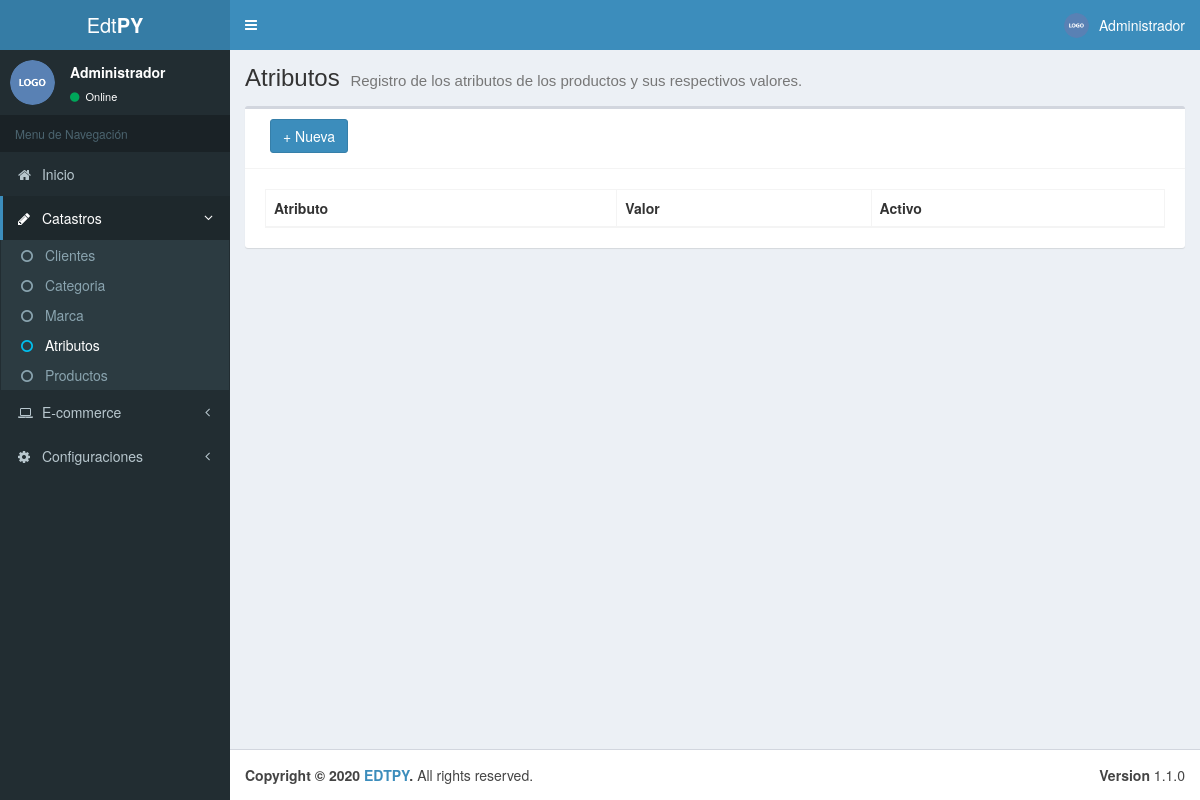
The page /admin/atributo.php (signed in) on the database as committed earlier.
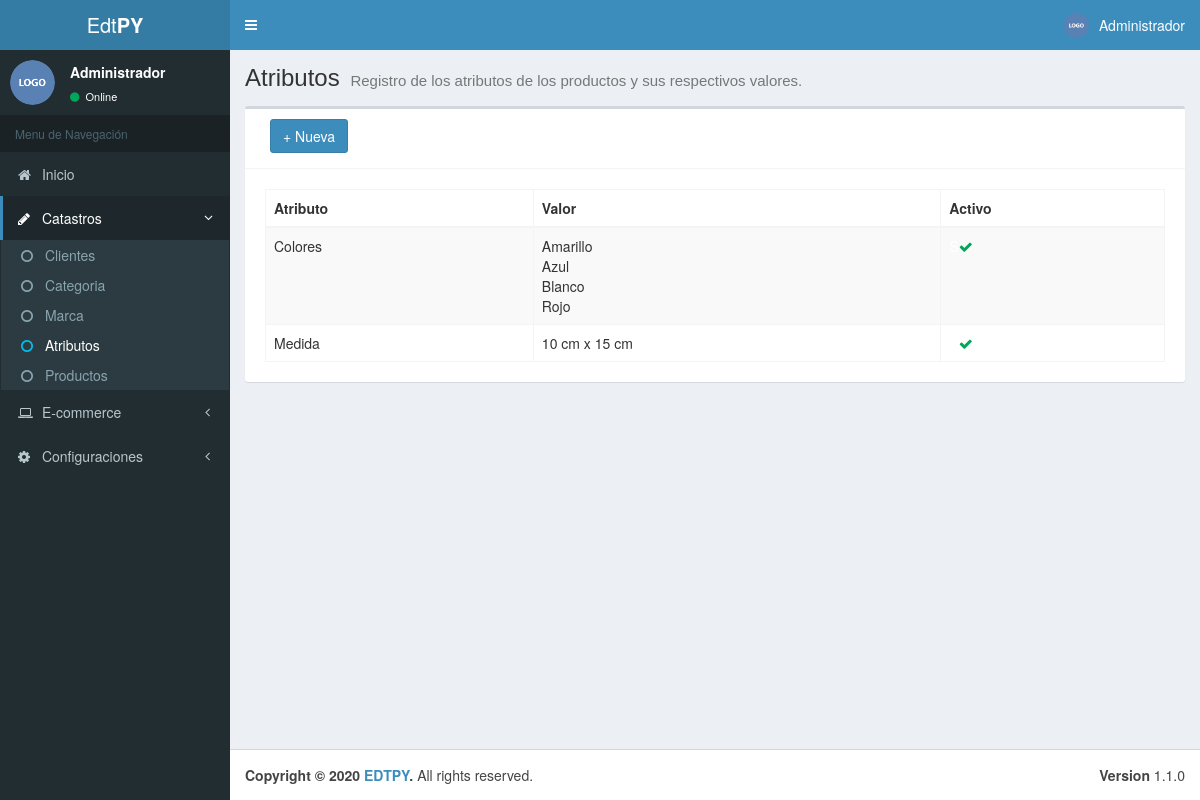
The same page on the database as committed later.
### tables this page shows
CREATE TABLE IF NOT EXISTS `tb_atributo` (
  `id` int(11) NOT NULL AUTO_INCREMENT,
  `nombre` varchar(80) NOT NULL,
  `activo` tinyint(1) NOT NULL,
  PRIMARY KEY (`id`)
);

CREATE TABLE IF NOT EXISTS `tb_atr_valor` (
  `id` int(11) NOT NULL AUTO_INCREMENT,
  `id_atributo` int(11) NOT NULL,
  `nombre` varchar(80) NOT NULL,
  `activo` tinyint(1) NOT NULL,
  PRIMARY KEY (`id`)
);

### admin/mods/server/atributo.php (called while the page is built, shortened)
<?php
	function getAllAtributos () {
		$connection = conn();
		$sql = "SELECT * FROM tb_atributo ORDER BY tb_atributo.nombre";
		$query = $connection->prepare($sql);
		$query->execute();
		if ($query->rowCount() > 0) {
			$result= $query->fetchAll();
		} else {
			$result = null;
		}
		return $result;
    }
	function getAtributosValores ($atributo) {
		$connection = conn();
		$sql = "SELECT tb_atr_valor.* FROM tb_atr_valor WHERE id_atributo = '$atributo' ORDER BY tb_atr_valor.nombre";
		$query = $connection->prepare($sql);
		$query->execute();
		if ($query->rowCount() > 0) {
			$result= $query->fetchAll();
		} else {
			$result = null;
		}
		return $result;
	}
?>

### admin/mods/objs/atributo.php (called while the page is built, shortened)
<?php
	include_once "mods/server/atributo.php";
    $atributos= getAllAtributos();
?>

### admin/atributo.php (the view, shortened to what this page needs)
<!DOCTYPE html>
<html>
<head>
	<?php include 'includes/head.php'; ?>
</head>
<body class="hold-transition skin-blue sidebar-mini">
	<div class="wrapper">
		<?php include 'includes/header.php'; ?>
		<?php include 'includes/aside.php'; ?>
		<?php include_once "mods/objs/atributo.php";?>
		<div class="content-wrapper">
			<section class="content-header">
				<h1>
					Atributos
					<small>Registro de los atributos de los productos y sus respectivos valores.</small>
				</h1>
			</section>
			<section class="content">
				<div class="box">
					<div class="box-header with-border">
						<div class="col-md-3 pull-left">
							<button id="btnAdd" type="button" class="btn btn-primary" data-toggle="modal" data-target="#AddModal" style="margin-bottom: 5px;">+ Nueva</button>
						</div>
					</div>
					<div class="box-body">
						<div class="box-body table-responsive">
							<table class="table table-striped table-bordered display nowra" id="tabladatos">
							<thead>
								<tr>
									<th>Atributo</th>
									<th>Valor</th>
									<th>Activo</th>
								</tr>
							</thead>
							<tbody>
								<?php
									if ($atributos != null) {
										foreach ($atributos as $row) {
											$valores = getAtributosValores($row['id']);
											$tableVlr = "";
											if ($valores != null) {
												foreach ($valores as $linea) {
													if ($tableVlr == "") {
														$tableVlr = $linea['id'].";".$linea['nombre'].";".$linea['activo'];
													} else {
														$tableVlr = $tableVlr."*".$linea['id'].";".$linea['nombre'].";".$linea['activo'];
													}
												}
											}
								?>
								<tr data-toggle="modal" data-target="#AltModal" data-codigo="<?php echo $row['id'];?>" data-nombre="<?php echo $row['nombre'];?>" data-activo="<?php echo $row['activo'];?>" data-valores="<?php echo $tableVlr;?>">
									<td><?php echo $row['nombre'];?></td>
									<td>
									<?php
										$valores = getAtributosValores($row['id']);
										if ($valores != null) {
											foreach ($valores as $linea) {
												echo $linea['nombre']."<br>";
											}
										}
									?>
									</td>
									<td>
									<?php
										if ($row['activo'] == 1) {
											echo '<span style="color: white">S</span><i class="fa fa-check text-success"></i>';
										} else {
											echo '<span style="color: white">N</span><i class="fa fa-close text-danger"></i>';
										}
									?>
									</td>
								</tr>
								<?php }}?>
							</tbody>
							</table>
						</div>
					</div>
				</div>
			</section>
		</div>
		<?php include "includes/footer.php"; ?>
	</div>
</body>
</html>

### admin/includes/head.php (shortened to what this page needs)
<link rel="stylesheet" href="https://maxcdn.bootstrapcdn.com/bootstrap/3.3.7/css/bootstrap.min.css">
<link href="https://gitcdn.github.io/bootstrap-toggle/2.2.2/css/bootstrap-toggle.min.css" rel="stylesheet">
<link rel="stylesheet" href="https://stackpath.bootstrapcdn.com/font-awesome/4.7.0/css/font-awesome.min.css">
<link rel="stylesheet" href="css/AdminLTE.min.css">
<link rel="stylesheet" href="css/skin-blue.min.css">
<link rel="stylesheet" href="plugins/bootstrap-select/dist/css/bootstrap-select.min.css">
<link rel="stylesheet" href="plugins/bootstrap-colorpicker/dist/css/bootstrap-colorpicker.min.css">
<link rel="stylesheet" type="text/css" href="https://cdn.jsdelivr.net/npm/daterangepicker/daterangepicker.css" />
<link rel="stylesheet" type="text/css" href="plugins/DataTables/DataTables-1.10.20/css/dataTables.bootstrap.css"/>
<link rel="stylesheet" type="text/css" href="plugins/DataTables/DataTables-1.10.20/buttons.dataTables.min.css"/>
<link rel="stylesheet" type="text/css" href="plugins/bootstrap-datepicker/css/bootstrap-datepicker.standalone.min.css"/>
<link rel="stylesheet" type="text/css" href="plugins/bootstrap-datepicker/css/bootstrap-datepicker3.standalone.min.css"/>
<link rel="stylesheet" href="plugins/select2/dist/css/select2.min.css">
<link href="https://cdn.jsdelivr.net/gh/gitbrent/bootstrap4-toggle@3.6.1/css/bootstrap4-toggle.min.css" rel="stylesheet">
<link rel="stylesheet" href="css/select2-alt.css">
<link rel="stylesheet" href="css/estilos.css">

### admin/includes/header.php (shortened to what this page needs)
<header class="main-header">
	<a href="index.php" class="logo">
		<span class="logo-lg"><?php echo $_SESSION['empresa-menu'];?></span>
	</a>
	<nav class="navbar navbar-static-top">
		<a href="#" class="sidebar-toggle" data-toggle="push-menu" role="button">
		</a>
		<div class="navbar-custom-menu">
			<ul class="nav navbar-nav">
				<li class="dropdown user user-menu">
					<a href="#" class="dropdown-toggle" data-toggle="dropdown">
						<img src="img/logo.png" class="user-image" alt="User Image">
						<span class="hidden-xs"><?php echo $_SESSION['nome_usuario'];?></span>
					</a>
				</li>
			</ul>
		</div>
	</nav>
</header>

### admin/includes/aside.php (shortened to what this page needs)
<aside class="main-sidebar">
	<section class="sidebar">
		<div class="user-panel">
			<div class="pull-left image">
				<img src="img/logo.png" class="img-circle" alt="User Image">
			</div>
			<div class="pull-left info">
				<p><?php echo $_SESSION['nome_usuario'];?></p>
				<a href="#"><i class="fa fa-circle text-success"></i> Online</a>
			</div>
		</div>
		<?php
			$inicio = "";
			$catastro = "";
			$subcliente1 = "";
			$subcliente2 = "";
			$subcategoria1 = "";
			$subcategoria2 = "";
			$submarca1 = "";
			$submarca2 = "";
			$subatributo1 = "";
			$subatributo2 = "";
			$subproducto1 = "";
			$subproducto2 = "";
			$ecommerce = "";
			$configuraciones = "";
			if (strpos($_SERVER['REQUEST_URI'], 'cliente.php') !== false){
				$catastro = "active";
				$subcliente1 = "active";
				$subcliente2 = "text-aqua";
			} else if (strpos($_SERVER['REQUEST_URI'], 'categoria.php') !== false){
				$catastro = "active";
				$subcategoria1 = "active";
				$subcategoria2 = "text-aqua";
			} else if (strpos($_SERVER['REQUEST_URI'], 'marca.php') !== false){
				$catastro = "active";
				$submarca1 = "active";
				$submarca2 = "text-aqua";
			} else if (strpos($_SERVER['REQUEST_URI'], 'atributo.php') !== false){
				$catastro = "active";
				$subatributo1 = "active";
				$subatributo2 = "text-aqua";
			} else if (strpos($_SERVER['REQUEST_URI'], 'producto.php') !== false OR strpos($_SERVER['REQUEST_URI'], 'producto_detalle.php') !== false){
				$catastro = "active";
				$subproducto1 = "active";
				$subproducto2 = "text-aqua";
			} else if (strpos($_SERVER['REQUEST_URI'], 'pedido.php') !== false){
				$ecommerce = "active";
				$subpedido1 = "active";
				$subpedido2 = "text-aqua";
			} else if (strpos($_SERVER['REQUEST_URI'], 'banner.php') !== false){
				$ecommerce = "active";
				$subbanner1 = "active";
				$subbanner2 = "text-aqua";
			} else if (strpos($_SERVER['REQUEST_URI'], 'usuario.php') !== false){
				$configuraciones = "active";
				$subusuario1 = "active";
				$subusuario2 = "text-aqua";
			} else {
				$inicio = "active";
			}
		?>
		<ul class="sidebar-menu" data-widget="tree">
			<li class="header">Menu de Navegación</li>
			<li class="<?php echo $inicio;?>">
				<a href="index.php">
					<i class="fa fa-home"></i> <span>Inicio</span>
				</a>
			</li>
			<li class="<?php echo $catastro;?> treeview">
				<a href="#">
					<i class="fa fa-pencil"></i> <span>Catastros</span>
					<span class="pull-right-container">
						<i class="fa fa-angle-left pull-right"></i>
					</span>
				</a>
				<ul class="treeview-menu">
					<li class="<?php echo $subcliente1;?>"><a href="cliente.php"><i class="fa fa-circle-o <?php echo $subcliente2;?>"></i> Clientes</a></li>
					<li class="<?php echo $subcategoria1;?>"><a href="categoria.php"><i class="fa fa-circle-o <?php echo $subcategoria2;?>"></i> Categoria</a></li>
					<li class="<?php echo $submarca1;?>"><a href="marca.php"><i class="fa fa-circle-o <?php echo $submarca2;?>"></i> Marca</a></li>
					<li class="<?php echo $subatributo1;?>"><a href="atributo.php"><i class="fa fa-circle-o <?php echo $subatributo2;?>"></i> Atributos</a></li>
					<li class="<?php echo $subproducto1;?>"><a href="producto.php"><i class="fa fa-circle-o <?php echo $subproducto2;?>"></i> Productos</a></li>
				</ul>
			</li>
			<li class="<?php echo $ecommerce;?> treeview">
				<a href="#">
					<i class="fa fa-laptop"></i> <span>E-commerce</span>
					<span class="pull-right-container">
						<i class="fa fa-angle-left pull-right"></i>
					</span>
				</a>
			</li>
			<li class="<?php echo $configuraciones;?> treeview">
				<a href="#">
					<i class="fa fa-gear"></i> <span>Configuraciones</span>
					<span class="pull-right-container">
						<i class="fa fa-angle-left pull-right"></i>
					</span>
				</a>
			</li>
		</ul>
	</section>
</aside>

### admin/includes/footer.php
<footer class="main-footer">
	<div class="pull-right hidden-xs">
		<b>Version</b> 1.1.0
	</div>
	<strong>Copyright &copy; 2020 <a href=""><?php echo $_SESSION['empresa'];?></a>.</strong> All rights
	reserved.
</footer>

### admin/css/estilos.css (style rules this page uses)
.text-success { color: #00a65a; }

Rows that differ between the two databases and show on the page:
added tb_atributo: nombre "Colores", activo 1 (drawn)
added tb_atr_valor: nombre "Amarillo", shown under "Colores"
added tb_atr_valor: nombre "Azul", shown under "Colores"
added tb_atr_valor: nombre "Blanco", shown under "Colores"
added tb_atr_valor: nombre "Rojo", shown under "Colores"
added tb_atributo: nombre "Medida", activo 1 (drawn)
added tb_atr_valor: nombre "10 cm x 15 cm", shown under "Medida"
